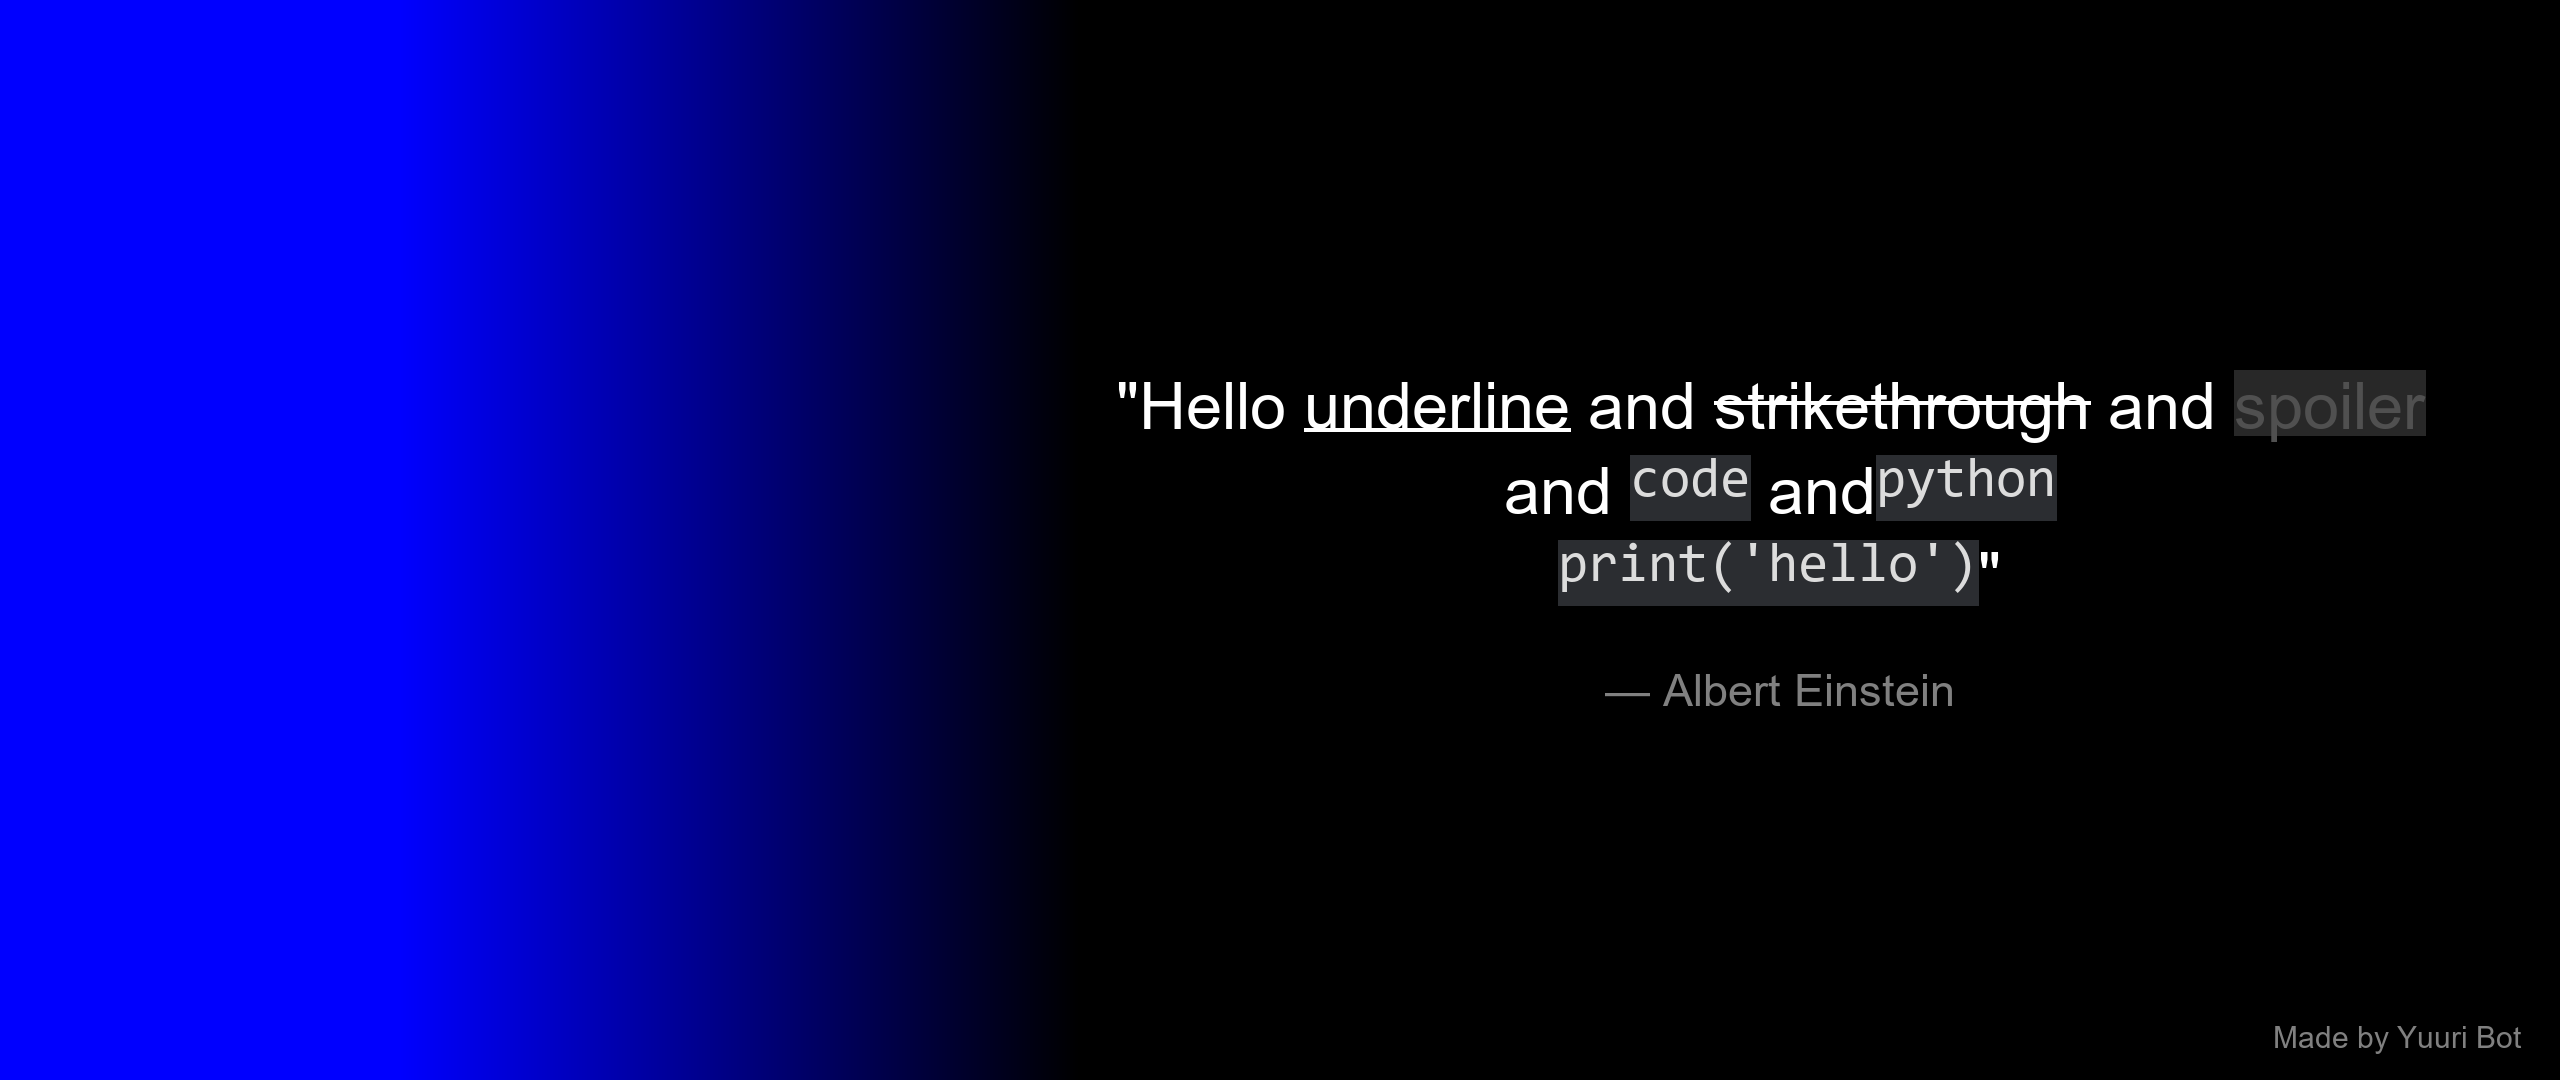

This figure's Python source:
import os
from PIL import Image
import io
import asyncio
from cogs.quote import Quote

def test_quote():
    # Create a dummy avatar as bytes
    dummy = Image.new("RGB", (1080, 1080), "blue")
    buffer = io.BytesIO()
    dummy.save(buffer, format="PNG")
    avatar_bytes = buffer.getvalue()

    class MockBot:
        class MockTree:
            def add_command(self, cmd): pass
        tree = MockTree()
    
    cog = Quote(MockBot())
    
    text = "Hello __underline__ and ~~strikethrough~~ and ||spoiler|| and `code` and\n```python\nprint('hello')\n```"
    username = "Albert Einstein"
    
    print("Generating quote...")
    img_buffer = cog.generate_quote_image(avatar_bytes, text, username)
    if img_buffer:
        with open("test_quote.png", "wb") as f:
            f.write(img_buffer.read())
        print("Saved to test_quote.png")
    else:
        print("Failed to generate quote image.")

if __name__ == "__main__":
    test_quote()
